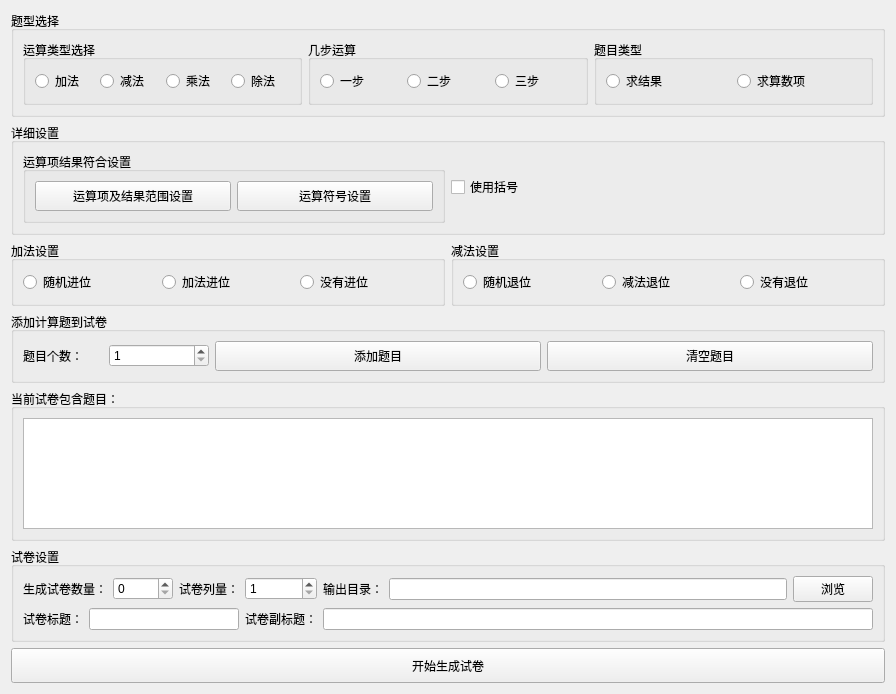
<?xml version="1.0" encoding="UTF-8"?>
<ui version="4.0">
 <class>MainWin</class>
 <widget class="QWidget" name="MainWin">
  <property name="geometry">
   <rect>
    <x>0</x>
    <y>0</y>
    <width>896</width>
    <height>694</height>
   </rect>
  </property>
  <property name="windowTitle">
   <string>MainWin</string>
  </property>
  <layout class="QVBoxLayout" name="verticalLayout">
   <item>
    <widget class="QGroupBox" name="groupBox">
     <property name="title">
      <string>题型选择</string>
     </property>
     <layout class="QHBoxLayout" name="horizontalLayout_4">
      <item>
       <widget class="QGroupBox" name="gbxOpType">
        <property name="title">
         <string>运算类型选择</string>
        </property>
        <layout class="QHBoxLayout" name="horizontalLayout">
         <item>
          <widget class="QRadioButton" name="rabAdd">
           <property name="text">
            <string>加法</string>
           </property>
          </widget>
         </item>
         <item>
          <widget class="QRadioButton" name="rabSub">
           <property name="text">
            <string>减法</string>
           </property>
          </widget>
         </item>
         <item>
          <widget class="QRadioButton" name="rabMult">
           <property name="text">
            <string>乘法</string>
           </property>
          </widget>
         </item>
         <item>
          <widget class="QRadioButton" name="rabDiv">
           <property name="text">
            <string>除法</string>
           </property>
          </widget>
         </item>
        </layout>
       </widget>
      </item>
      <item>
       <widget class="QGroupBox" name="gbxOpStep">
        <property name="title">
         <string>几步运算</string>
        </property>
        <layout class="QHBoxLayout" name="horizontalLayout_2">
         <item>
          <widget class="QRadioButton" name="rabOneStep">
           <property name="text">
            <string>一步</string>
           </property>
          </widget>
         </item>
         <item>
          <widget class="QRadioButton" name="rabTwoStep">
           <property name="text">
            <string>二步</string>
           </property>
          </widget>
         </item>
         <item>
          <widget class="QRadioButton" name="ranTreeStep">
           <property name="text">
            <string>三步</string>
           </property>
          </widget>
         </item>
        </layout>
       </widget>
      </item>
      <item>
       <widget class="QGroupBox" name="gbxSubjectType">
        <property name="title">
         <string>题目类型</string>
        </property>
        <layout class="QHBoxLayout" name="horizontalLayout_3">
         <item>
          <widget class="QRadioButton" name="rabResult">
           <property name="text">
            <string>求结果</string>
           </property>
          </widget>
         </item>
         <item>
          <widget class="QRadioButton" name="rabItem">
           <property name="text">
            <string>求算数项</string>
           </property>
          </widget>
         </item>
        </layout>
       </widget>
      </item>
     </layout>
    </widget>
   </item>
   <item>
    <widget class="QGroupBox" name="groupBox_5">
     <property name="title">
      <string>详细设置</string>
     </property>
     <layout class="QHBoxLayout" name="horizontalLayout_6">
      <item>
       <widget class="QGroupBox" name="groupBox_6">
        <property name="title">
         <string>运算项结果符合设置</string>
        </property>
        <layout class="QHBoxLayout" name="horizontalLayout_5">
         <item>
          <widget class="QPushButton" name="btnOpResSet">
           <property name="minimumSize">
            <size>
             <width>0</width>
             <height>30</height>
            </size>
           </property>
           <property name="text">
            <string>运算项及结果范围设置</string>
           </property>
          </widget>
         </item>
         <item>
          <widget class="QPushButton" name="btnOperatorSet">
           <property name="minimumSize">
            <size>
             <width>0</width>
             <height>30</height>
            </size>
           </property>
           <property name="text">
            <string>运算符号设置</string>
           </property>
          </widget>
         </item>
        </layout>
       </widget>
      </item>
      <item>
       <widget class="QCheckBox" name="ckbBracket">
        <property name="text">
         <string>使用括号</string>
        </property>
       </widget>
      </item>
     </layout>
    </widget>
   </item>
   <item>
    <layout class="QHBoxLayout" name="horizontalLayout_11">
     <item>
      <widget class="QGroupBox" name="gbxAddSet">
       <property name="title">
        <string>加法设置</string>
       </property>
       <layout class="QHBoxLayout" name="horizontalLayout_7">
        <item>
         <widget class="QRadioButton" name="rabRandCarry">
          <property name="text">
           <string>随机进位</string>
          </property>
         </widget>
        </item>
        <item>
         <widget class="QRadioButton" name="rabAddCarry">
          <property name="text">
           <string>加法进位</string>
          </property>
         </widget>
        </item>
        <item>
         <widget class="QRadioButton" name="rabNoCarry">
          <property name="text">
           <string>没有进位</string>
          </property>
         </widget>
        </item>
       </layout>
      </widget>
     </item>
     <item>
      <widget class="QGroupBox" name="gbxSubSet">
       <property name="title">
        <string>减法设置</string>
       </property>
       <layout class="QHBoxLayout" name="horizontalLayout_8">
        <item>
         <widget class="QRadioButton" name="rabRandAbdicate">
          <property name="text">
           <string>随机退位</string>
          </property>
         </widget>
        </item>
        <item>
         <widget class="QRadioButton" name="rabSubAbdicate">
          <property name="text">
           <string>减法退位</string>
          </property>
         </widget>
        </item>
        <item>
         <widget class="QRadioButton" name="rabNoAbdicate">
          <property name="text">
           <string>没有退位</string>
          </property>
         </widget>
        </item>
       </layout>
      </widget>
     </item>
    </layout>
   </item>
   <item>
    <widget class="QGroupBox" name="groupBox_9">
     <property name="title">
      <string>添加计算题到试卷</string>
     </property>
     <layout class="QHBoxLayout" name="horizontalLayout_9">
      <item>
       <widget class="QLabel" name="label">
        <property name="maximumSize">
         <size>
          <width>80</width>
          <height>16777215</height>
         </size>
        </property>
        <property name="text">
         <string>题目个数：</string>
        </property>
       </widget>
      </item>
      <item>
       <widget class="QSpinBox" name="spbSubjectCount">
        <property name="minimumSize">
         <size>
          <width>0</width>
          <height>22</height>
         </size>
        </property>
        <property name="maximumSize">
         <size>
          <width>100</width>
          <height>16777215</height>
         </size>
        </property>
        <property name="minimum">
         <number>1</number>
        </property>
        <property name="maximum">
         <number>999</number>
        </property>
       </widget>
      </item>
      <item>
       <widget class="QPushButton" name="btnAddSubject">
        <property name="minimumSize">
         <size>
          <width>0</width>
          <height>30</height>
         </size>
        </property>
        <property name="text">
         <string>添加题目</string>
        </property>
       </widget>
      </item>
      <item>
       <widget class="QPushButton" name="btnClearSubject">
        <property name="minimumSize">
         <size>
          <width>0</width>
          <height>30</height>
         </size>
        </property>
        <property name="text">
         <string>清空题目</string>
        </property>
       </widget>
      </item>
     </layout>
    </widget>
   </item>
   <item>
    <widget class="QGroupBox" name="groupBox_10">
     <property name="maximumSize">
      <size>
       <width>16777215</width>
       <height>200</height>
      </size>
     </property>
     <property name="title">
      <string>当前试卷包含题目：</string>
     </property>
     <layout class="QHBoxLayout" name="horizontalLayout_10">
      <item>
       <widget class="QTextBrowser" name="txbContent"/>
      </item>
     </layout>
    </widget>
   </item>
   <item>
    <widget class="QGroupBox" name="groupBox_11">
     <property name="title">
      <string>试卷设置</string>
     </property>
     <layout class="QGridLayout" name="gridLayout">
      <item row="1" column="5" colspan="3">
       <widget class="QLineEdit" name="lneSubTitle">
        <property name="minimumSize">
         <size>
          <width>0</width>
          <height>22</height>
         </size>
        </property>
       </widget>
      </item>
      <item row="0" column="4">
       <widget class="QSpinBox" name="spbColCount">
        <property name="minimumSize">
         <size>
          <width>0</width>
          <height>22</height>
         </size>
        </property>
        <property name="minimum">
         <number>1</number>
        </property>
        <property name="maximum">
         <number>5</number>
        </property>
       </widget>
      </item>
      <item row="0" column="7">
       <widget class="QPushButton" name="btnBrowse">
        <property name="text">
         <string>浏览</string>
        </property>
       </widget>
      </item>
      <item row="0" column="2">
       <widget class="QSpinBox" name="spbTotal">
        <property name="minimumSize">
         <size>
          <width>60</width>
          <height>22</height>
         </size>
        </property>
       </widget>
      </item>
      <item row="0" column="3">
       <widget class="QLabel" name="label_3">
        <property name="text">
         <string>试卷列量：</string>
        </property>
       </widget>
      </item>
      <item row="0" column="6">
       <widget class="QLineEdit" name="lneOutPath"/>
      </item>
      <item row="1" column="1" colspan="3">
       <widget class="QLineEdit" name="lneTitle">
        <property name="minimumSize">
         <size>
          <width>0</width>
          <height>22</height>
         </size>
        </property>
       </widget>
      </item>
      <item row="0" column="0" colspan="2">
       <widget class="QLabel" name="label_2">
        <property name="text">
         <string>生成试卷数量：</string>
        </property>
       </widget>
      </item>
      <item row="1" column="4">
       <widget class="QLabel" name="label_5">
        <property name="text">
         <string>试卷副标题：</string>
        </property>
       </widget>
      </item>
      <item row="0" column="5">
       <widget class="QLabel" name="label_6">
        <property name="text">
         <string>输出目录：</string>
        </property>
       </widget>
      </item>
      <item row="1" column="0">
       <widget class="QLabel" name="label_4">
        <property name="text">
         <string>试卷标题：</string>
        </property>
       </widget>
      </item>
     </layout>
    </widget>
   </item>
   <item>
    <widget class="QPushButton" name="btnGen">
     <property name="minimumSize">
      <size>
       <width>0</width>
       <height>35</height>
      </size>
     </property>
     <property name="text">
      <string>开始生成试卷</string>
     </property>
    </widget>
   </item>
  </layout>
 </widget>
 <resources/>
 <connections/>
</ui>
